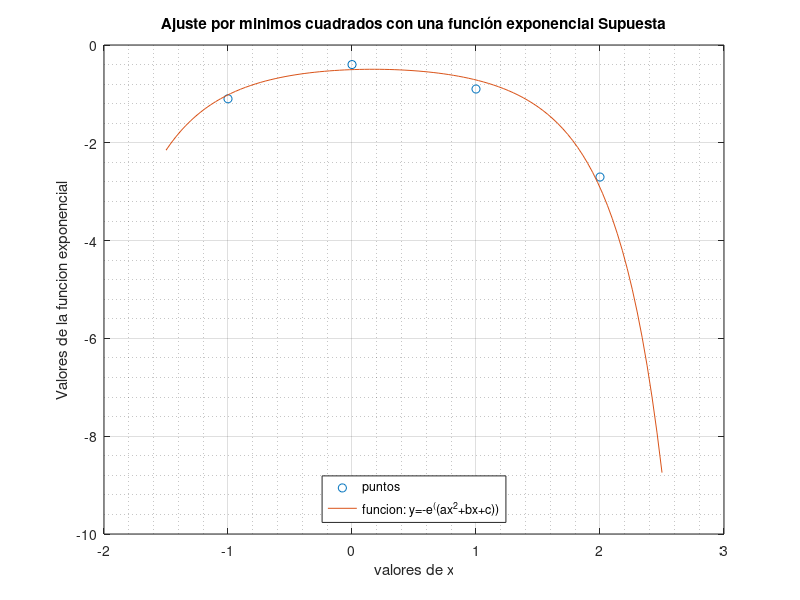

MATLAB code for this plot:
%EjParcial parecido al 10 del TP5
#Ej9TP52025.m

clear all; clc; clf
% carga de datos
x = [-1:2]'
y = [-1.1 -0.4 -0.9 -2.7]'
% El ejercicio nos dice que transformemos los datos y en -log(y)
disp('Usamos polyfit, para ajustar ')
c = polyfit(x,log(-y),2) # polinomio de ajuste de orden cuadratico.
# y = -exp(ax^2+bx+c); lo ponemos de esta manera para generar un
# polinomio con el exponente: log(-y) = ax^2 + bx+c; de grado 2

disp('Transformamos c en un polonimo como función')
f = @(x) -exp(polyval(c,x));

# lo vemos graficamente:
xx = linspace(-1.5,2.5,101);
plot(x,y,'o',xx,f(xx))
grid on; grid minor
title('Ajuste por minimos cuadrados con una función exponencial Supuesta')
legend('puntos','funcion: y=-e^((ax^2+bx+c))', 'location','south')
xlabel('valores de x')
ylabel('Valores de la funcion exponencial')

# Medimos el error
disp('medimos el error')
errf = norm(y - f(x)); # error cuadratico usando la funcion norm
disp('Error cuadratico')
disp(errf)

ErrRelat = (f(0) + 0.4)/(-0.4);
# error realtivo en el punto 0
disp('Error relativo en el punto x=0')
disp(ErrRelat)

